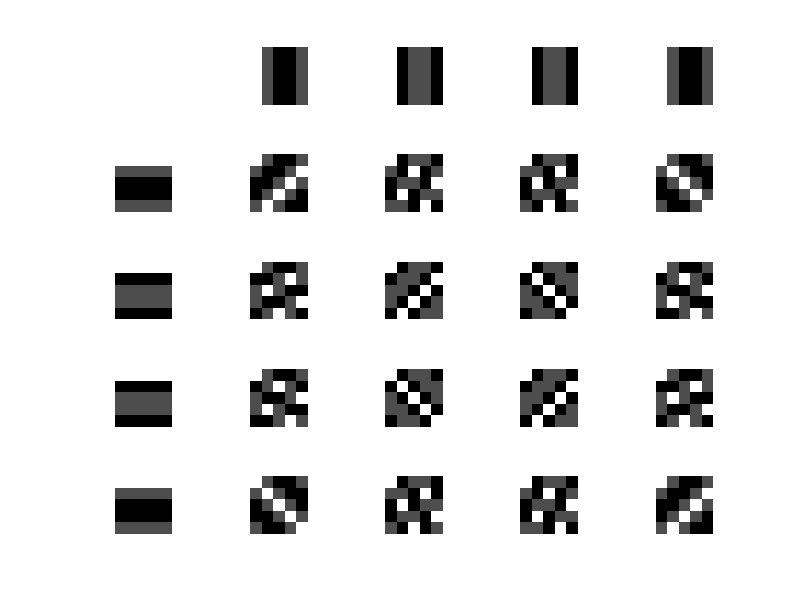

Write MATLAB code to recreate this figure.
clc;
clear all;
close all;
n=input('Enter the value of n: ');
 p=1;
for i1=1:n
    for j=1:n
        A=zeros(n,n);
        for k=1:n
            for l=1:n
                A(k,l)=exp(i*2*pi/n*(k-1)*(i1-1)+ i*2*pi/n*(j-1)*(l-1));
            end
        end
        subplot(n,n,p);
        imshow(A);
        p=p+1;
    end
end

        
    